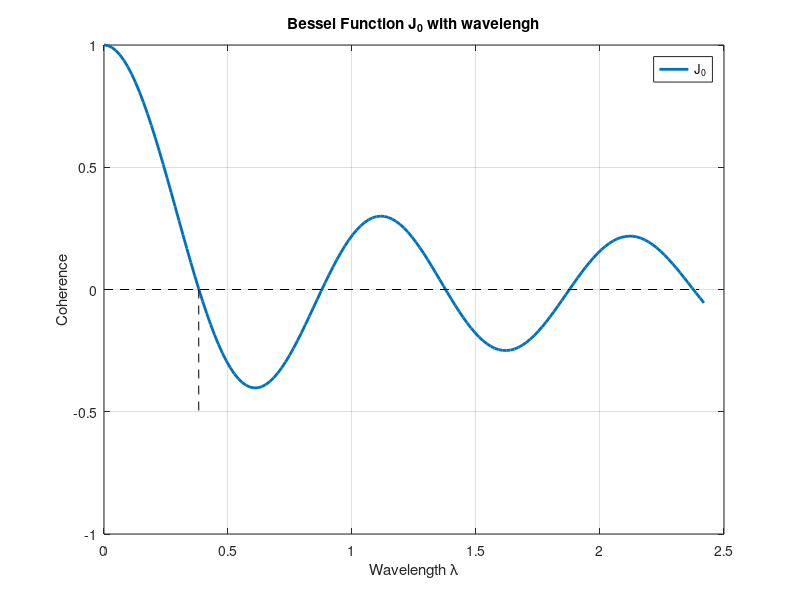

The MATLAB source for this figure:
%% Plots a bessel 0 fuection and sacles it by wavelength
X = 0:0.1:15.2;
nu = 0;
J = besselj(nu,X);
P = plot(X/(2*pi),J,'LineWidth',2)
hold on;
grid;
line([0,2.4],[0,0],'Color','black','LineStyle','--');
line([0.382,0.382],[0,-0.5],'Color','black','LineStyle','--');
legend('J_0')
title('Bessel Function J_0 with wavelengh');
xlabel('Wavelength {\lambda}');
ylabel('Coherence');